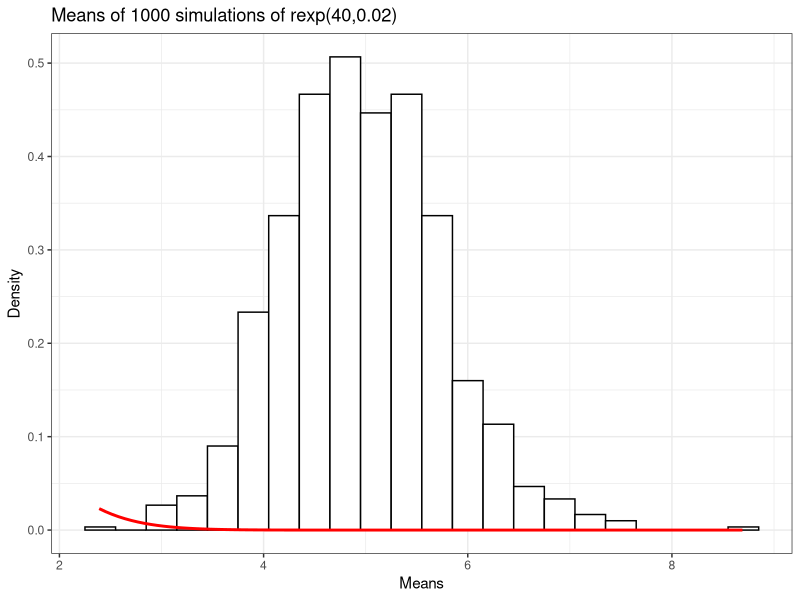
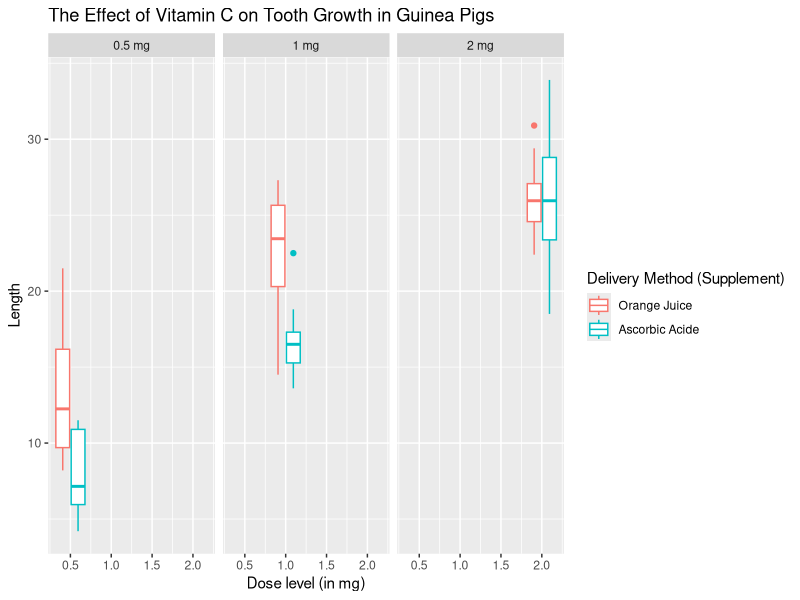
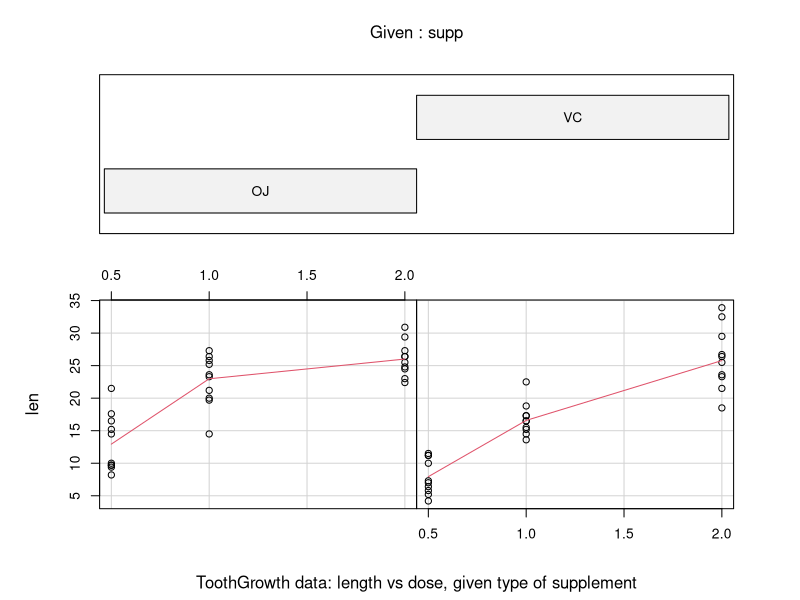

Source code (R) for these figures, in order:
## ---- chunk 1
library(knitr)
# always echo.
opts_chunk$set(echo = TRUE, fig.width = 12, fig.height = 5)
## ---- chunk 2
# load libraries, setup variables
library(ggplot2)
lambda <- 0.2
mu <- 1/lambda
stdDev <- 1/lambda
numExponentials <- 40
numSimulations <- 1:1000

# we're dealing with random data, so always set seed to make it reproducible.
set.seed(909)

# obtains the mean of running rexp with 40 exponentials and given lambda
cfunc <- function(v) {mean(rexp(numExponentials, lambda))}

#  for each entry in array of size 1000, run the function
mns = NULL
for (i in 1 : 1000) mns = c(mns, mean(cfunc()))

dat <- data.frame(x = mns)

## ---- chunk 3
mu
## ---- chunk 4
mean(dat$x)
## ---- chunk 5
mu/sqrt(numExponentials)
## ---- chunk 6
var(dat$x)
## ---- chunk 7
# plot and customize graph
g <- ggplot(dat, aes(x = x)) 
g <- g + geom_histogram(binwidth=.3, colour = "black", fill="white", 
        aes(y = ..density..)) 
g <- g + ggtitle("Means of 1000 simulations of rexp(40,0.02)") 
g <- g + xlab("Means") + ylab("Density")

g <- g + stat_function(fun = dnorm, arg=list( mean= mu, sd=sd(dat$x) ), 
        color="red", size=1)
g <- g + theme_bw()

g
## ---- chunk 8
#load data set from R's provided datasets
data(ToothGrowth)
## ---- chunk 9
#plot and customize graph
g <- ggplot(ToothGrowth,aes(x = dose, y = len, color=supp))
g <- g + ggtitle("The Effect of Vitamin C on Tooth Growth in Guinea Pigs") 
g <- g + xlab("Dose level (in mg)") + ylab("Length")
g <- g + scale_color_discrete(name="Delivery Method (Supplement)",
                         breaks=c("OJ", "VC"),
                         labels=c("Orange Juice", "Ascorbic Acide"))
g <- g + geom_boxplot()
g <- g + facet_grid(. ~ dose , labeller = function(variable, value){ paste0(value," mg") })
g
## ---- chunk 10
str(ToothGrowth)
summary(ToothGrowth)
head(ToothGrowth)
## ---- chunk 11
require(graphics)
coplot(len ~ dose | supp, data = ToothGrowth, panel = panel.smooth,
       xlab = "ToothGrowth data: length vs dose, given type of supplement")
